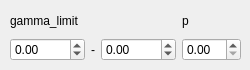
         <widget class="QWidget" name="tab_9">
          <attribute name="title">
           <string>RandomGamma</string>
          </attribute>
          <widget class="QWidget" name="gridLayoutWidget_27">
           <property name="geometry">
            <rect>
             <x>10</x>
             <y>10</y>
             <width>231</width>
             <height>51</height>
            </rect>
           </property>
           <layout class="QGridLayout" name="gridLayout_30">
            <item row="1" column="0">
             <layout class="QHBoxLayout" name="horizontalLayout_41">
              <item>
               <widget class="QDoubleSpinBox" name="sb_rga_gl0">
                <property name="minimum">
                 <double>-1000.000000000000000</double>
                </property>
                <property name="maximum">
                 <double>1000.000000000000000</double>
                </property>
                <property name="singleStep">
                 <double>0.100000000000000</double>
                </property>
               </widget>
              </item>
              <item>
               <widget class="QLabel" name="label_102">
                <property name="layoutDirection">
                 <enum>Qt::LeftToRight</enum>
                </property>
                <property name="text">
                 <string>-</string>
                </property>
                <property name="alignment">
                 <set>Qt::AlignCenter</set>
                </property>
               </widget>
              </item>
              <item>
               <widget class="QDoubleSpinBox" name="sb_rga_gl1">
                <property name="minimum">
                 <double>-1000.000000000000000</double>
                </property>
                <property name="maximum">
                 <double>1000.000000000000000</double>
                </property>
                <property name="singleStep">
                 <double>10.000000000000000</double>
                </property>
               </widget>
              </item>
             </layout>
            </item>
            <item row="0" column="0">
             <widget class="QLabel" name="label_103">
              <property name="text">
               <string>gamma_limit</string>
              </property>
             </widget>
            </item>
            <item row="0" column="1">
             <widget class="QLabel" name="label_104">
              <property name="text">
               <string>p</string>
              </property>
             </widget>
            </item>
            <item row="1" column="1">
             <widget class="QDoubleSpinBox" name="sb_rga_p">
              <property name="maximum">
               <double>1.000000000000000</double>
              </property>
              <property name="singleStep">
               <double>0.100000000000000</double>
              </property>
             </widget>
            </item>
           </layout>
          </widget>
         </widget>
